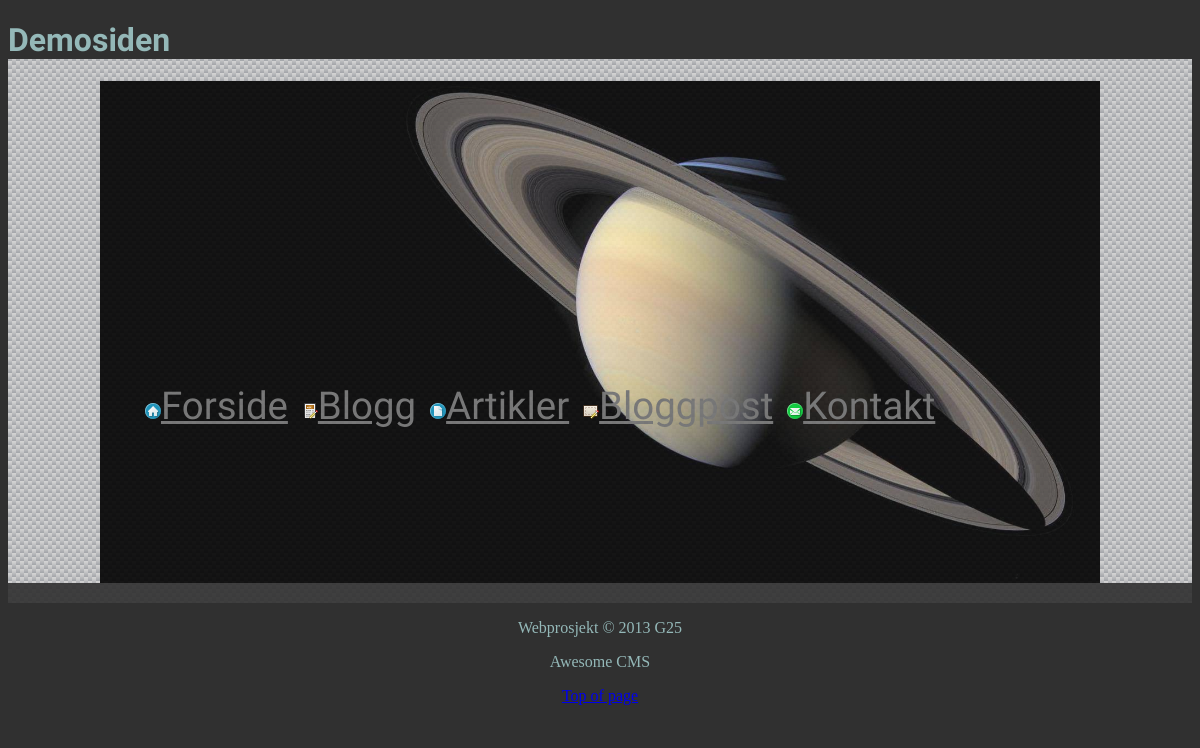
The app's page /index3.php?page=artikler, older data.
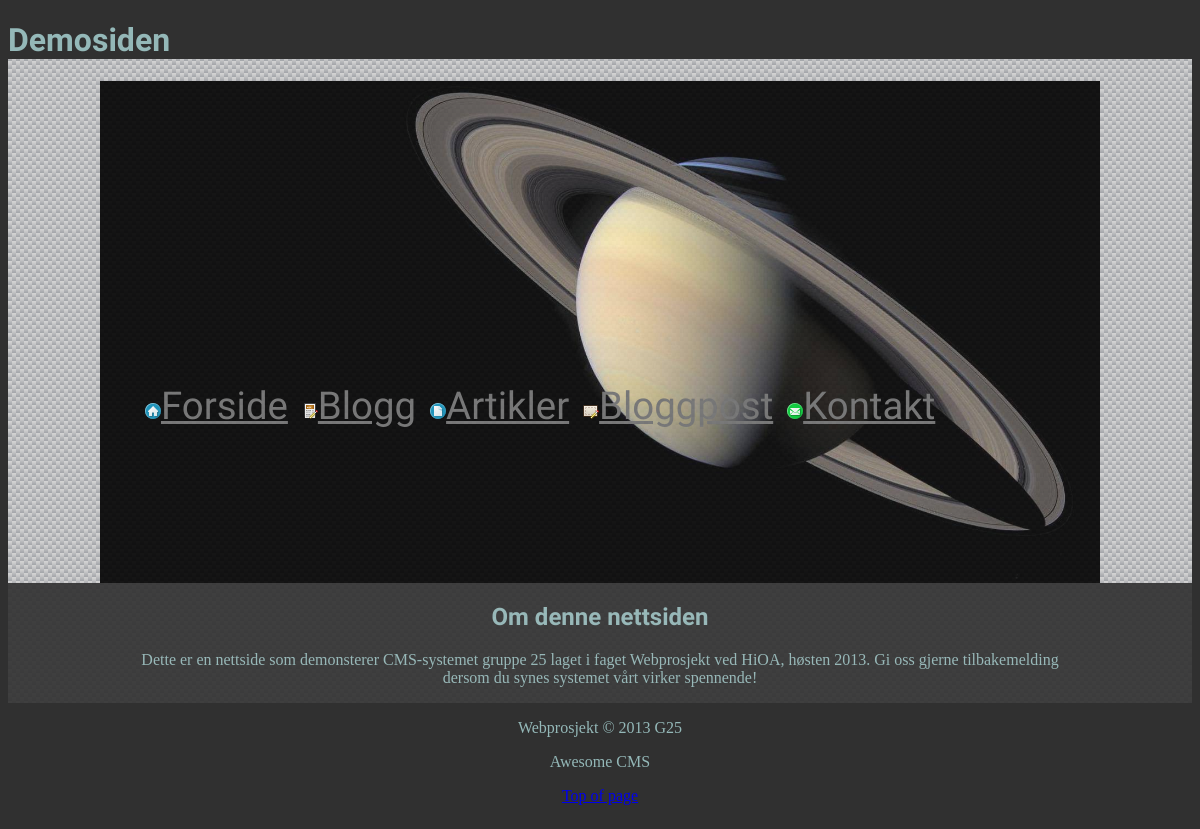
The same page, newer data.
### tables this page shows
create table if not exists Page (
	page_id int(4) auto_increment not null,
	page_title varchar(200) not null,
	page_data blob not null,
	primary key (page_id)
);

### application/classes/Database.class.php (called while the page is built, shortened)
<?php
	class Database extends mysqli {
		public function run($query) {
			$resultat = $this->query($query);
			return $resultat;
		}
	}
?>

### application/classes/Data.class.php (called while the page is built, shortened)
<?php
	require_once "Database.class.php";
	class Data {
		private $db;
		public function __construct() {
			$this->db = new Database();
		}
		public function begin() {
			$this->db->query("start transaction");
		}
		public function commit() {
			$this->db->query("commit");
		}
		public function rollback() {
			$this->db->query("rollback");
		}
		public function getIDs($from, $number, $offset, $sorting) {
			$return = array();
			$primary_key = strtolower($from) . "_id";
			if ($offset != "none") {
				$query = "select * from {$from} order by {$primary_key} {$sorting} limit {$offset}, {$number}";
			}
			else {
				$query = "select * from {$from} order by {$primary_key} {$sorting} limit {$number}";
			}
			$result = $this->db->run($query);
			if (!$result) {
				return false;
			}
			else {
				if ($result->num_rows == 0) {
					return (int) -99;
				}
				else {
					while ($row = $result->fetch_assoc()) {
						$return[] = $row[$primary_key];
					}
					return $return;
				}
			}
		}
	}
?>

### application/Site.class.php (the view, shortened to what this page needs)
<?php
	class Site extends Application {
		public function printPage($data){
			echo "<h2>" .$data['page_title']."</h2>";
			echo "<p>".$data['page_data']."</p>";
		}
	}
 ?>

### index3.php (shortened to what this page needs)
<!DOCTYPE html>
<html>
<head>
	<link rel="stylesheet" type="text/css" title="alternate-stylesheet" href="themes/new-style/alternate-stylesheet.css">
</head>
<body id="1">
	<div class="top-banner">
		<div class="banner-content">
			<h1>Demosiden</h1>
		</div>
	</div>
	<header>
		<nav class="stop">
			<ul>
				<li class="menu"><a href="index3.php?page=forside"><img src="images/home.png" alt="homeikon">Forside</a></li>
				<li class="menu"><a href="index3.php?page=blogg"><img src="images/blogg.png" alt="bloggikon">Blogg</a></li>
				<li class="menu"><a href="index3.php?page=artikler"><img src="images/artikkel.png" alt="article">Artikler</a></li>
				<li class="menu"><a href="index3.php?page=blogg&amp;site=0"><img src="images/kommenter.png" alt="bloggpost">Bloggpost</a></li>
				<li class="menu"><a href="index3.php?page=kontakt"><img src="images/email.png" alt="kontakt">Kontakt</a></li>
			</ul>
		</nav>
	</header>
	<div class="main-container">
		<?php
			if (isset($_GET['page'])) {
				switch($_GET['page']){
					case 'forside':
					case 'blogg':
					case 'artikler':
					case 'bloggpost':
					case 'kontakt':
					    include("includes/$_GET[page].php");
					break;
				}
			}
			else{
				include('includes/forside.php');
			}
		?>
	</div>
	<footer>
		<div class="footer-content">
			<div class="container">
				<section class="grid g4 no-gutters">
					<p>Webprosjekt © 2013 G25</p>
				</section>
				<section class="grid g4 no-gutters">
					<p>Awesome CMS</p>
				</section>
				<section class="grid g4 no-gutters">
					<p><a href="#1">Top of page</a></p>
				</section>
			</div>
		</div>
	</footer>
</body>
</html>

### includes/artikler.php
<div class="container">
	<section class="grid g12">
		<article>
			<?php
				require_once('application/Site.class.php');
				$site = new Site();
				$db = $site->getDataHandler();
				$pages = $db->getIDs("Page",10,0, "desc");
				$data = Page::getPage($db, 1, false);
				$site->printPage($data);
			?>
		</article>
	</section>
</div>

### themes/new-style/alternate-stylesheet.css (style rules this page uses)
body { background-color:#303030!important; margin-top:0 !important; background-image: url("images/knitted-netting.png"); }
html { background-color:#303030; }
h1,h2,h3,h4,h5,h6 { font-family: 'Chela One', cursive; color:#94B8B8; background-color:#303030!important; }
nav { text-align:left; opacity:0.9; height:500px; width:1000px; background-image: url("images/banner1.jpg"); background-repeat: no-repeat; background-size:cover; background-position:center; margin-left:auto; margin-right:auto; border-top:2px solid black; font-family: 'Jolly Lodger', cursive; }
nav ul { width:auto; margin-top:30%; }
nav li { display:inline; width:100%, }
nav a { font-size:2.4rem; color:rgb(112,112,112); margin:5px; }
.main-container { margin-top:0; margin-left:auto; margin-right:auto; color:white; background-color:#303030!important; opacity:0.9; }
.container { margin-left:auto; margin-right:auto; width:90%; background-color:#303030!important; }
article { color:#94B8B8; background-color:#303030!important; text-align:center; text-decoration:none; }
p { color:#94B8B8; background-color:#303030!important; }
footer { background-color:#303030!important; text-align:center; }

### themes/new-style/grid.css (style rules this page uses)
.grid { width:90%; margin-left:auto; margin-right:auto; background-color:black; }
.container:before, .container:after { content: " "; display: table; }
.container:after { clear: both; }

Row changes from the older to the newer data that the page shows:
added page: page_title "Om denne nettsiden", page_data "Dette er en nettside som demonsterer CMS-systemet gruppe 25 laget i faget Webprosjekt ved HiOA, høsten 2013. Gi oss gjerne tilbakemelding dersom du synes systemet vårt virker spennende!"
